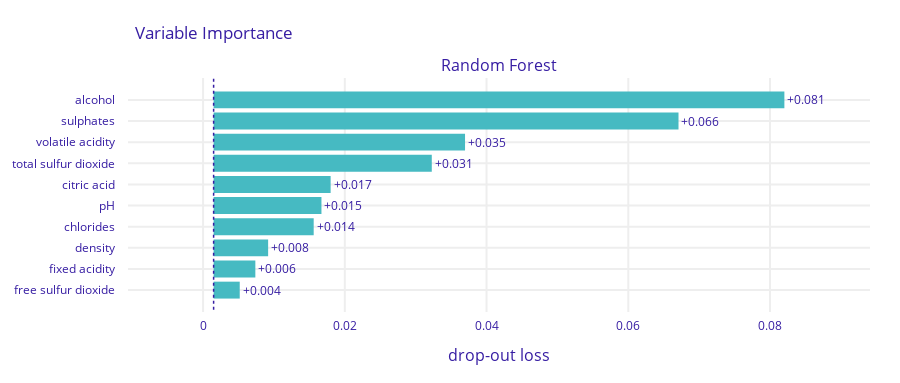

Notebook code cell kept with this figure:
### Code cell
fi.plot()

### Figure 1 — Plotly figure (JSON) as saved in the notebook; plotly's stock layout.template omitted (floating-point values rounded to 4 significant figures)
{"data": [{"base": 0.001489, "hoverinfo": "text", "hoverlabel": {"bgcolor": "rgba(0,0,0,0.8)"}, "hovertext": ["Model: Random Forest loss after<br>variable: alcohol is permuted: 0.082<br>Drop-out loss change: +0.081", "Model: Random Forest loss after<br>variable: sulphates is permuted: 0.067<br>Drop-out loss change: +0.066", "Model: Random Forest loss after<br>variable: volatile acidity is permuted: 0.037<br>Drop-out loss change: +0.035", "Model: Random Forest loss after<br>variable: total sulfur dioxide is permuted: 0.032<br>Drop-out loss change: +0.031", "Model: Random Forest loss after<br>variable: citric acid is permuted: 0.018<br>Drop-out loss change: +0.017", "Model: Random Forest loss after<br>variable: pH is permuted: 0.017<br>Drop-out loss change: +0.015", "Model: Random Forest loss after<br>variable: chlorides is permuted: 0.016<br>Drop-out loss change: +0.014", "Model: Random Forest loss after<br>variable: density is permuted: 0.009<br>Drop-out loss change: +0.008", "Model: Random Forest loss after<br>variable: fixed acidity is permuted: 0.007<br>Drop-out loss change: +0.006", "Model: Random Forest loss after<br>variable: free sulfur dioxide is permuted: 0.005<br>Drop-out loss change: +0.004"], "marker": {"color": "#46bac2"}, "orientation": "h", "showlegend": false, "text": ["+0.081", "+0.066", "+0.035", "+0.031", "+0.017", "+0.015", "+0.014", "+0.008", "+0.006", "+0.004"], "textposition": "outside", "type": "bar", "x": [0.08054, 0.0656, 0.03548, 0.03078, 0.01651, 0.01522, 0.01412, 0.007692, 0.005889, 0.003685], "xaxis": "x", "y": ["alcohol", "sulphates", "volatile acidity", "total sulfur dioxide", "citric acid", "pH", "chlorides", "density", "fixed acidity", "free sulfur dioxide"], "yaxis": "y"}], "layout": {"annotations": [{"font": {"size": 16}, "showarrow": false, "text": "Random Forest", "x": 0.5, "xanchor": "center", "xref": "paper", "y": 1, "yanchor": "bottom", "yref": "paper"}, {"font": {"size": 16}, "showarrow": false, "text": "drop-out loss", "x": 0.5, "xanchor": "center", "xref": "paper", "y": 0, "yanchor": "top", "yref": "paper", "yshift": -30}], "font": {"color": "#371ea3"}, "height": 383, "margin": {"b": 71, "r": 30, "t": 78}, "shapes": [{"line": {"color": "#371ea3", "dash": "dot", "width": 1.5}, "type": "line", "x0": 0.001489, "x1": 0.001489, "xref": "x", "y0": -1, "y1": 10, "yref": "y"}], "title": {"text": "Variable Importance", "x": 0.15}, "xaxis": {"anchor": "y", "automargin": true, "domain": [0, 1], "fixedrange": true, "gridwidth": 2, "range": [-0.01059, 0.09411], "tickcolor": "white", "ticklen": 3, "ticks": "outside", "type": "linear", "zeroline": false}, "yaxis": {"anchor": "x", "automargin": true, "autorange": "reversed", "domain": [0, 1], "fixedrange": true, "gridwidth": 2, "tickcolor": "white", "ticklen": 10, "ticks": "outside", "type": "category"}}}
